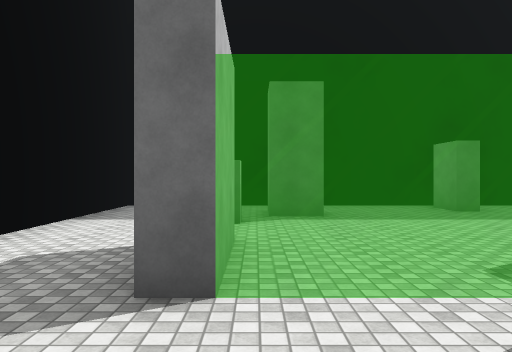
[1] (above)

24 first-person views from a walk through a 3-D level made in the Unity game engine. The camera is 1.5 m above the floor, looks level and sees 70° across. Doors are open. The floor is counted in squares, 2 m on a side. Each view is taken from the middle of a square. On the plan, view 1 faces up. The plan holds only what a view shows up to about 11 squares ahead; the rest is blank. Surface patterns are stand-ins for the level's own textures.

[2]
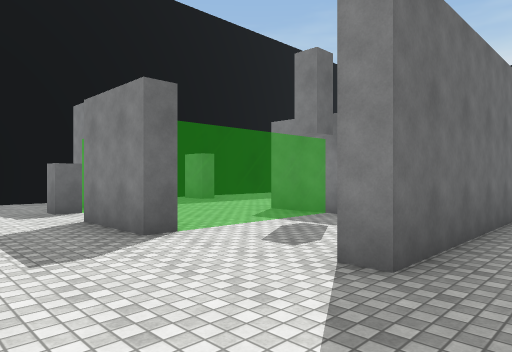

[3]
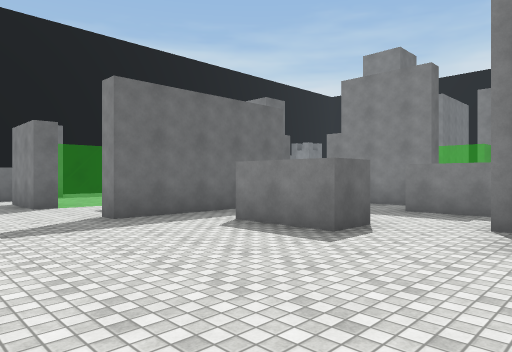

[4]
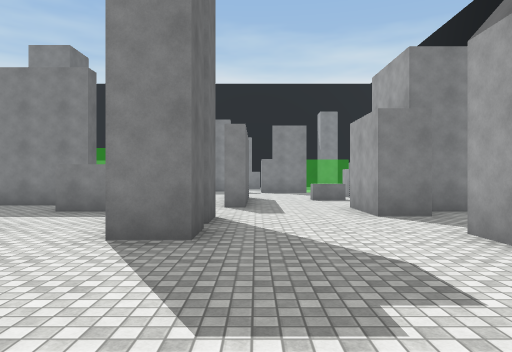

[5]
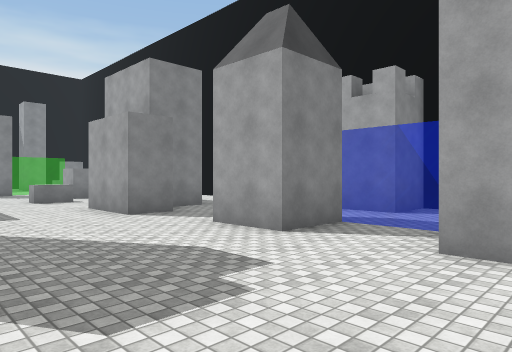

[6]
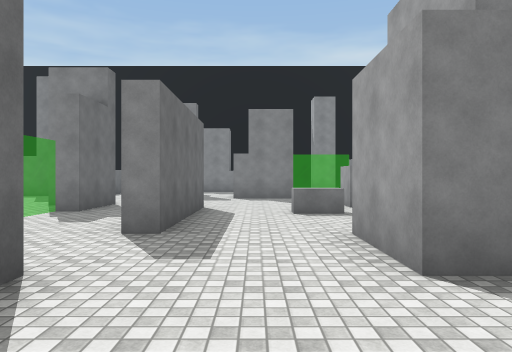

[7]
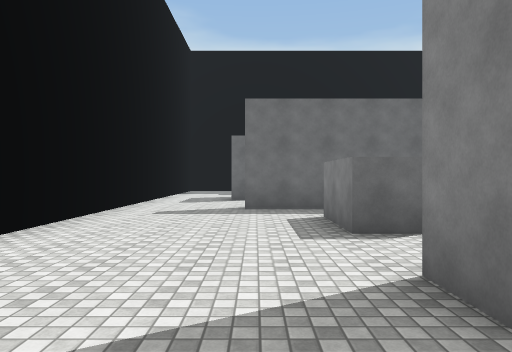

[8]
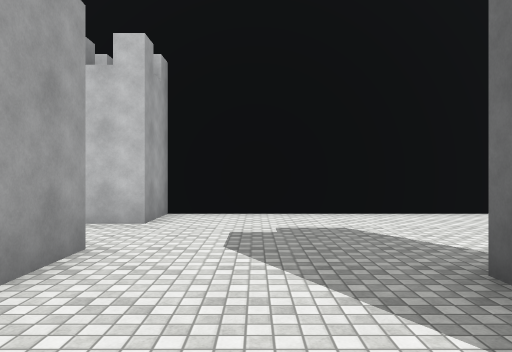

[9]
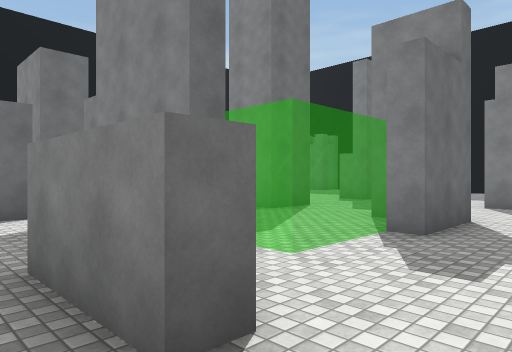

[10]
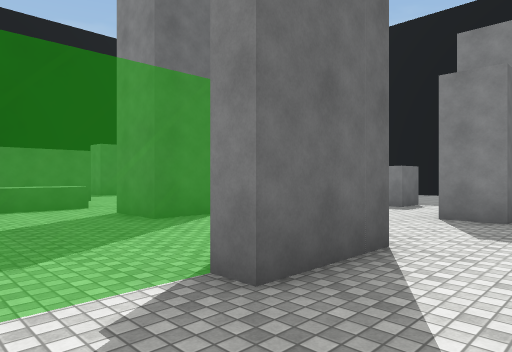

[11]
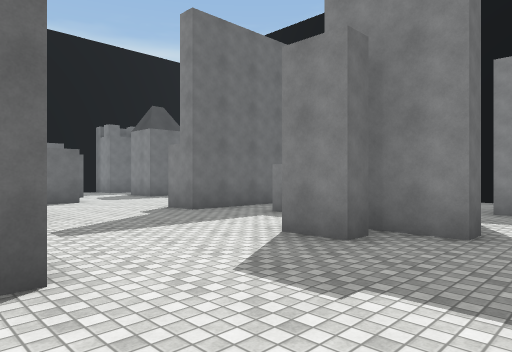

[12]
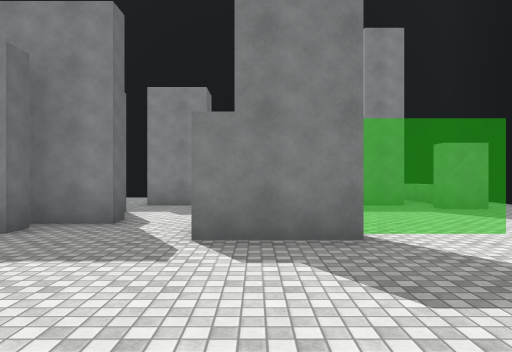

[13]
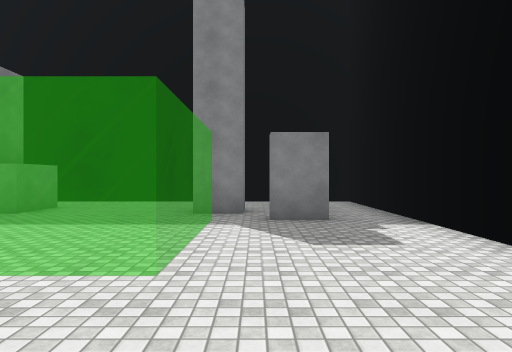

[14]
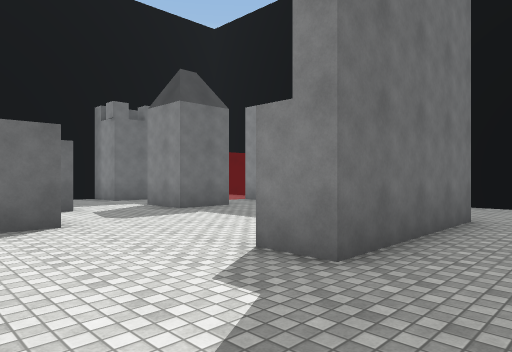

[15]
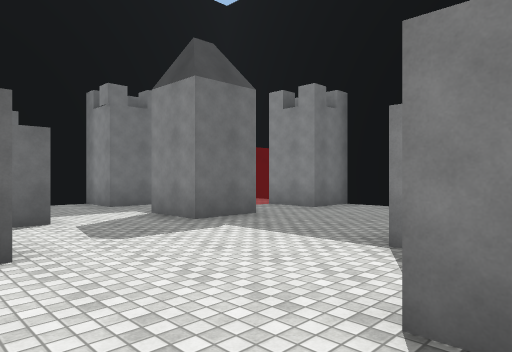

[16]
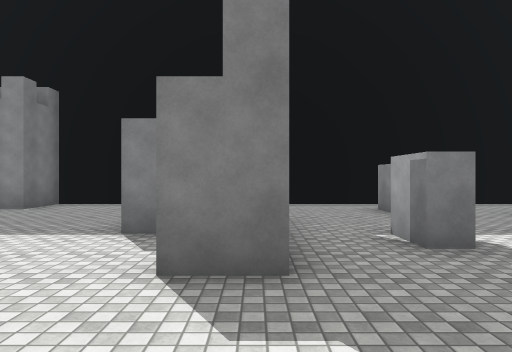

[17]
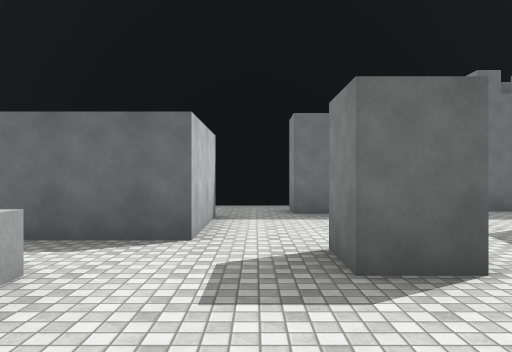

[18]
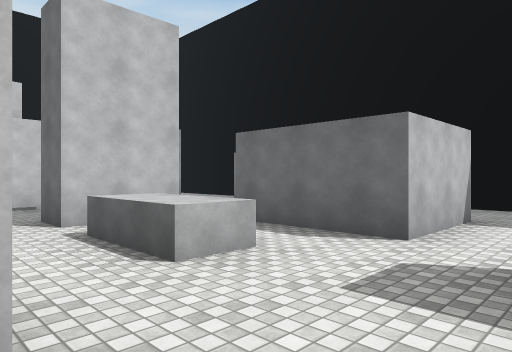

[19]
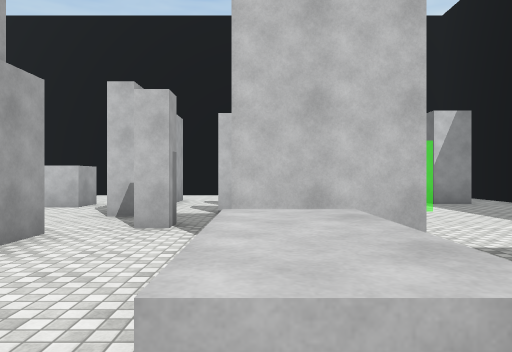

[20]
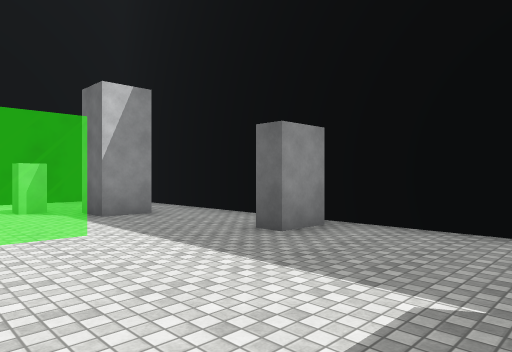

[21]
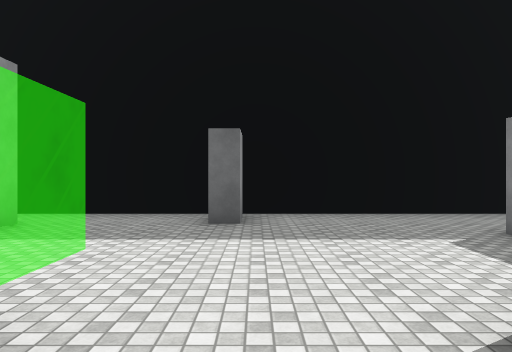

[22]
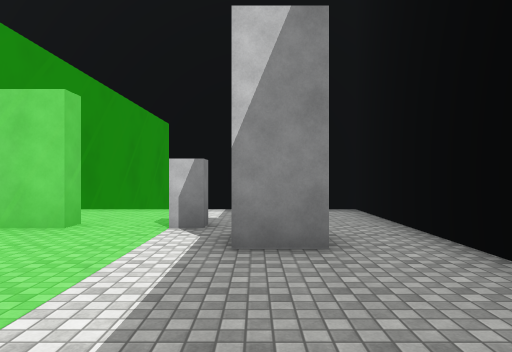

[23]
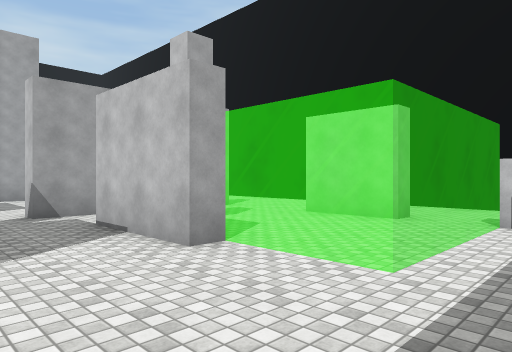

[24]
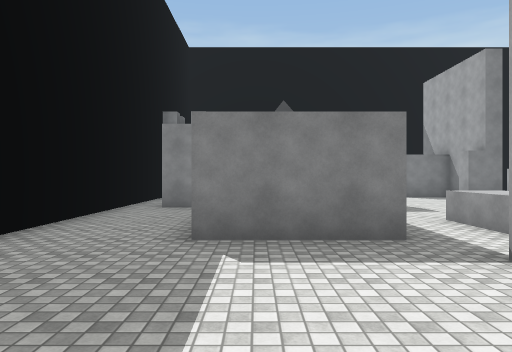

### Floor plan
Key: @ floor where view 1 was taken; # wall or solid block; . floor; D open door; = window, fence, low wall or low ledge; ^ raised ledge.
Columns run from 4 left of view 1 to 22 right of it. Each row starts with its distance up from view 1.
 10 ######################
  9 #....................#
  8 #.......#........#  .##
  7 #....#............ ..D
  6 #...=........###..#..D  =
  5 #...====.....###.....##DD##
  4 #...====..................#
  3 #...====...#.....#........#
  2 #......=...#.^^...........
  1 #......................
  0 #...@....#.....#.....#    #
 -1 #...#####..#..=#...####...#
 -2 #..........====...........#
 -3 #.....#....====.....#.....#
 -4 #.....#..#.====.........#.#
 -5 #........#...##...## ...  #
 -6 #......#...........##.....#
 -7 #.....##...............#..#
 -8 #.........####.........#..#
 -9 #.................=  =....#
-10 #...........^.....= ==....#
-11 ###DD#..## .......====....#
-12   #DD# ..#    #  .====.#  #
-13    ==D  ..     . .........#
-14     =D           ....#.^^ #
-15     =#           .........#
-16     =               #######

Where each view was taken, in squares from view 1:
view 1: 0 up, 0 right, facing up
view 2: 2 down, 3 left, facing up-right
view 3: 7 down, 3 left, facing up-right
view 4: 8 down, 3 left, facing right
view 5: 7 down, 3 left, facing down-right
view 6: 9 down, 1 right, facing right
view 7: 9 down, 0 right, facing up
view 8: 9 down, 4 right, facing left
view 9: 7 down, 4 right, facing up-right
view 10: 7 down, 7 right, facing up-right
view 11: 8 down, 10 right, facing up-right
view 12: 9 down, 9 right, facing right
view 13: 13 down, 11 right, facing right
view 14: 3 down, 12 right, facing up-right
view 15: 1 down, 13 right, facing up-right
view 16: 1 down, 12 right, facing right
view 17: 0 up, 12 right, facing up
view 18: 0 up, 13 right, facing up-left
view 19: 2 up, 11 right, facing left
view 20: 4 up, 8 right, facing up-left
view 21: 2 up, 5 right, facing up
view 22: 7 up, 5 right, facing left
view 23: 7 up, 6 right, facing down-left
view 24: 6 up, 4 right, facing right
